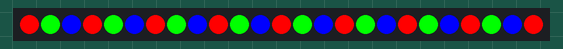
Recording of a program running on a simulated Raspberry Pi Pico running MicroPython. Shown: 25 RGB LEDs in strip order, left to right.

Above: at 0.1 s.
At 0.6 s:
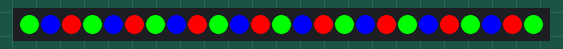
At 1.1 s:
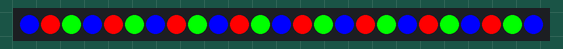

Measured:
- by itself, everything shown: repeats every 1.5 s, in 3 steps
- what the display in image 1 shows lasts 0.5 s, from 0.5 s to 1.0 s

The program:

main.py
```python
import machine
import neopixel
import time

pin = machine.Pin(16)
num_pixels = 25
np = neopixel.NeoPixel(pin, num_pixels)

def set_candy_cane_pattern(offset=0):
    for i in range(num_pixels):
        if (i + offset) % 3 == 0:
            np[i] = (255, 0, 0)
        elif (i + offset) % 3 == 1:
            np[i] = (0, 255, 0)
        else:
            np[i] = (0, 0, 255)
    np.write()


offset = 0
while True:
    set_candy_cane_pattern(offset)
    offset += 1
    time.sleep(0.5)
```
